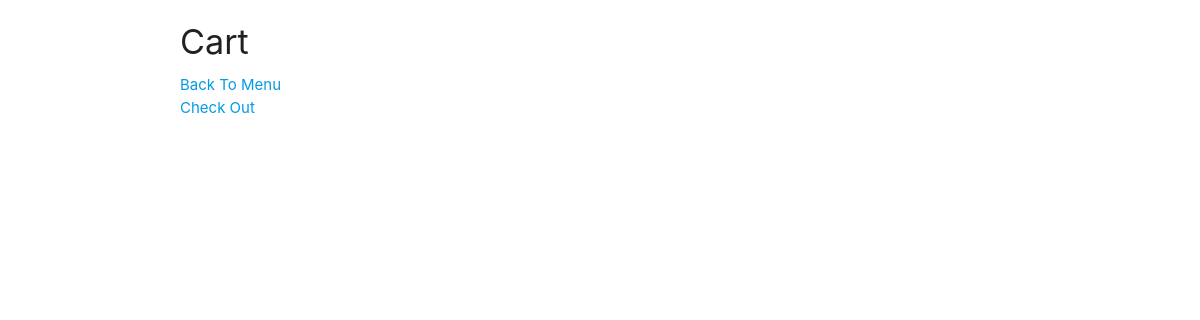
Page /menu/cart/ (signed in) on the earlier database version.
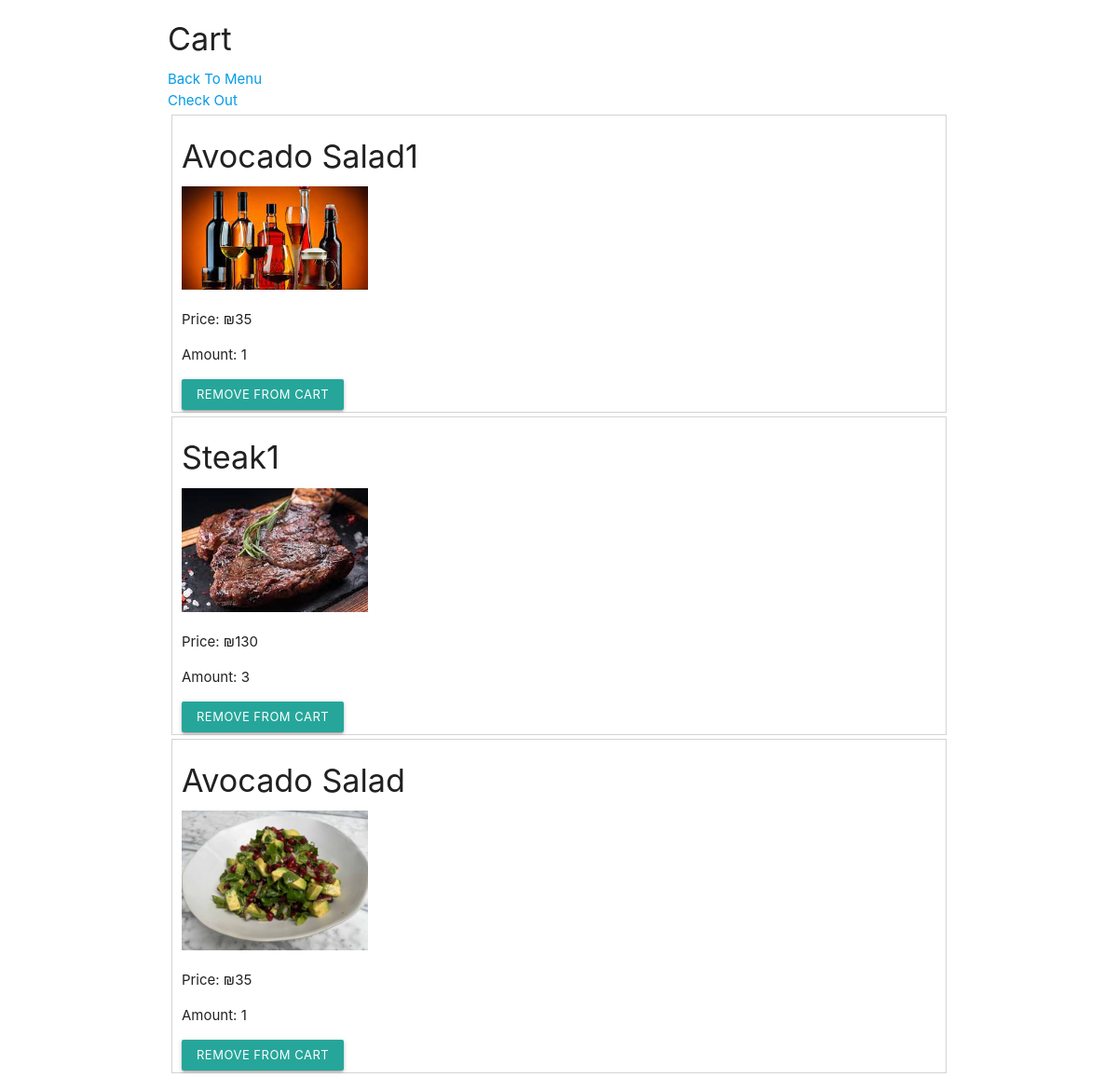
Same page on the later database version.
### food_ordering_guest/models.py (models this page shows)
class Items(models.Model):
  dish = models.ForeignKey(Dish, on_delete=models.CASCADE)
  cart = models.ForeignKey(Cart, on_delete=models.CASCADE)
  amount = models.IntegerField(validators=[MaxValueValidator(999999999999999)])

class Dish(models.Model):
  name = models.CharField(max_length=30)
  price = models.IntegerField(validators=[MaxValueValidator(999999999999999)])
  description = models.CharField(max_length=500)
  image = models.ImageField(upload_to='media/')
  is_gluten_free = models.BooleanField(auto_created=False)
  is_vageterian = models.BooleanField(auto_created=False)
  category = models.ForeignKey(Category, on_delete=models.CASCADE)

### food_ordering_guest/views.py (the view)
# urls.py: path('menu/cart/',views.cart,name="my-cart"),
@login_required
def cart(request):
  try:
    cart = Cart.objects.filter(user_id=request.user.id).latest('id')
  except Cart.DoesNotExist:
    cart = Cart.objects.create(user_id=request.user.id)
  cart_items = Items.objects.select_related('dish').filter(cart_id = cart.id)
  return render(request,'cart.html', {'cart_items': cart_items})

### food_ordering_guest/templates/cart.html (shortened to what this page needs)
{% extends 'layout.html' %}
{% load static %}
{% block content %}
  <h4> Cart </h4>
  <div>
    <a href="{% url 'menu' %}">Back To Menu</a>
  </div>
  <div>
    <a href="{% url 'checkout' %}">Check Out</a>
  </div>
  {% for item in cart_items %}
    <div style="margin: 4px; border:1px solid lightgray; padding: 2px 10px; ">
      <h4>{{ item.dish.name }}</h4>
      <img src="{% static item.dish.image %}" style="max-width:200px;"> <br/>
      <p>Price: ₪{{ item.dish.price }}</p>
      <p>Amount: {{ item.amount }}</p>
      <form action="{% url 'remove-dish-from-cart' %}" method="POST">
        <button class="waves-effect waves-light btn-small" type="submit">Remove From Cart</button>
      </form>
    </div>
  {% endfor %}
{% endblock %}

Differences in the rows shown:
added Items: dish.name "Avocado Salad1", dish.image (picture), dish.price "35", amount "1"
added Items: dish.name "Steak1", dish.image (picture), dish.price "130", amount "3"
added Items: dish.name "Avocado Salad", dish.image (picture), dish.price "35", amount "1"
